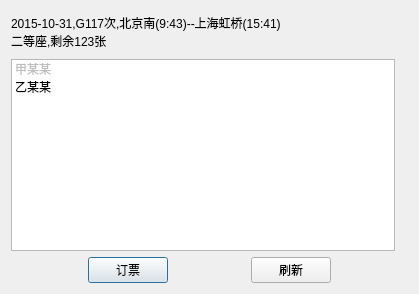
<?xml version="1.0" encoding="UTF-8"?>
<ui version="4.0">
 <class>dlgBooking</class>
 <widget class="QDialog" name="dlgBooking">
  <property name="geometry">
   <rect>
    <x>0</x>
    <y>0</y>
    <width>419</width>
    <height>294</height>
   </rect>
  </property>
  <property name="sizePolicy">
   <sizepolicy hsizetype="Preferred" vsizetype="Preferred">
    <horstretch>0</horstretch>
    <verstretch>0</verstretch>
   </sizepolicy>
  </property>
  <property name="windowTitle">
   <string>订票确认</string>
  </property>
  <layout class="QVBoxLayout" name="verticalLayout" stretch="1,0,0">
   <item>
    <widget class="QLabel" name="lblTrainInfo">
     <property name="text">
      <string>2015-10-31,G117次,北京南(9:43)--上海虹桥(15:41)
二等座,剩余123张</string>
     </property>
    </widget>
   </item>
   <item>
    <layout class="QHBoxLayout" name="horizontalLayout_2" stretch="1,0">
     <item>
      <widget class="QListWidget" name="listPassengers">
       <property name="sizePolicy">
        <sizepolicy hsizetype="Preferred" vsizetype="Preferred">
         <horstretch>0</horstretch>
         <verstretch>0</verstretch>
        </sizepolicy>
       </property>
       <property name="verticalScrollBarPolicy">
        <enum>Qt::ScrollBarAsNeeded</enum>
       </property>
       <item>
        <property name="text">
         <string>甲某某</string>
        </property>
        <property name="checkState">
         <enum>Unchecked</enum>
        </property>
        <property name="flags">
         <set>ItemIsSelectable|ItemIsDragEnabled|ItemIsUserCheckable</set>
        </property>
       </item>
       <item>
        <property name="text">
         <string>乙某某</string>
        </property>
        <property name="checkState">
         <enum>Unchecked</enum>
        </property>
       </item>
      </widget>
     </item>
     <item>
      <widget class="QLabel" name="lblCaptcha">
       <property name="sizePolicy">
        <sizepolicy hsizetype="Preferred" vsizetype="Preferred">
         <horstretch>0</horstretch>
         <verstretch>0</verstretch>
        </sizepolicy>
       </property>
       <property name="text">
        <string/>
       </property>
       <property name="pixmap">
        <pixmap>../../../../pic/chapter3/12306-login-check.jpeg</pixmap>
       </property>
      </widget>
     </item>
    </layout>
   </item>
   <item>
    <layout class="QHBoxLayout" name="horizontalLayout">
     <item>
      <spacer name="horizontalSpacer">
       <property name="orientation">
        <enum>Qt::Horizontal</enum>
       </property>
       <property name="sizeHint" stdset="0">
        <size>
         <width>40</width>
         <height>20</height>
        </size>
       </property>
      </spacer>
     </item>
     <item>
      <widget class="QPushButton" name="btnBooking">
       <property name="text">
        <string>订票</string>
       </property>
      </widget>
     </item>
     <item>
      <spacer name="horizontalSpacer_2">
       <property name="orientation">
        <enum>Qt::Horizontal</enum>
       </property>
       <property name="sizeHint" stdset="0">
        <size>
         <width>40</width>
         <height>20</height>
        </size>
       </property>
      </spacer>
     </item>
     <item>
      <widget class="QPushButton" name="bntFresh">
       <property name="text">
        <string>刷新</string>
       </property>
      </widget>
     </item>
     <item>
      <spacer name="horizontalSpacer_3">
       <property name="orientation">
        <enum>Qt::Horizontal</enum>
       </property>
       <property name="sizeHint" stdset="0">
        <size>
         <width>40</width>
         <height>20</height>
        </size>
       </property>
      </spacer>
     </item>
    </layout>
   </item>
  </layout>
 </widget>
 <resources/>
 <connections/>
</ui>
